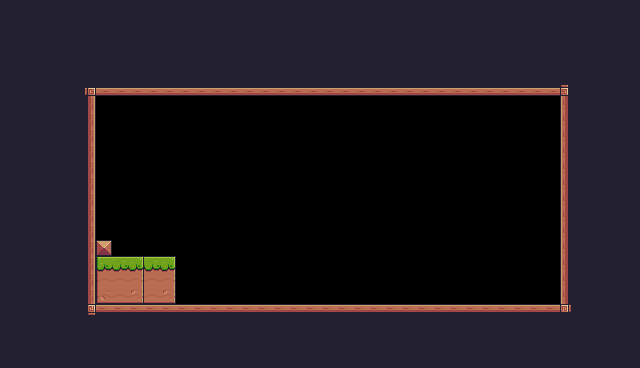

The image is a tile-based game level rendered from a .tmx file. Its description and complete source (layers, tilesets, objects, tile grids) follow:
An orthogonal 40x23 tile map with 16x16 px tiles, 1 tile layer (background).

<map version="1.10" tiledversion="1.11.0" orientation="orthogonal" renderorder="right-down" width="40" height="23" tilewidth="16" tileheight="16" infinite="0" nextlayerid="2" nextobjectid="1">
 <tileset firstgid="1" source="Pixel Adventure.tsx" />
 <layer id="1" name="background" width="40" height="23">
  <data encoding="csv">
24,24,24,24,24,24,24,24,24,24,24,24,24,24,24,24,24,24,24,24,24,24,24,24,24,24,24,24,24,24,24,24,24,24,24,24,24,24,24,24,
24,24,24,24,24,24,24,24,24,24,24,24,24,24,24,24,24,24,24,24,24,24,24,24,24,24,24,24,24,24,24,24,24,24,24,24,24,24,24,24,
24,24,24,24,24,24,24,24,24,24,24,24,24,24,24,24,24,24,24,24,24,24,24,24,24,24,24,24,24,24,24,24,24,24,24,24,24,24,24,24,
24,24,24,24,24,24,24,24,24,24,24,24,112,112,112,24,24,24,24,24,24,24,24,24,24,24,24,24,24,24,24,24,24,24,24,24,24,24,24,24,
24,24,24,24,24,24,24,24,24,24,24,24,24,112,112,112,112,112,112,24,24,24,24,24,24,24,24,24,24,24,24,24,24,24,24,24,24,24,24,24,
24,24,24,24,24,92,134,134,134,134,134,134,134,134,134,134,134,134,134,134,134,134,134,134,134,134,134,134,134,134,134,134,134,134,134,93,112,24,24,24,
24,24,24,24,24,113,0,0,0,0,0,0,0,0,0,0,0,0,0,0,0,0,0,0,0,0,0,0,0,0,0,0,0,0,0,111,112,24,24,24,
24,24,24,24,24,113,0,0,0,0,0,0,0,0,0,0,0,0,0,0,0,0,0,0,0,0,0,0,0,0,0,0,0,0,0,111,112,24,24,24,
24,24,24,24,24,113,0,0,0,0,0,0,0,0,0,0,0,0,0,0,0,0,0,0,0,0,0,0,0,0,0,0,0,0,0,111,112,24,24,24,
24,24,24,24,24,113,0,0,0,0,0,0,0,0,0,0,0,0,0,0,0,0,0,0,0,0,0,0,0,0,0,0,0,0,0,111,112,24,24,24,
24,24,24,24,24,113,0,0,0,0,0,0,0,0,0,0,0,0,0,0,0,0,0,0,0,0,0,0,0,0,0,0,0,0,0,111,112,24,24,24,
24,24,24,24,112,113,0,0,0,0,0,0,0,0,0,0,0,0,0,0,0,0,0,0,0,0,0,0,0,0,0,0,0,0,0,111,112,24,24,24,
24,24,24,24,112,113,0,0,0,0,0,0,0,0,0,0,0,0,0,0,0,0,0,0,0,0,0,0,0,0,0,0,0,0,0,111,112,24,24,24,
24,24,24,24,112,113,0,0,0,0,0,0,0,0,0,0,0,0,0,0,0,0,0,0,0,0,0,0,0,0,0,0,0,0,0,111,112,24,24,24,
24,24,24,24,24,113,0,0,0,0,0,0,0,0,0,0,0,0,0,0,0,0,0,0,0,0,0,0,0,0,0,0,0,0,0,111,112,24,24,24,
24,24,24,24,24,113,35,0,0,0,0,0,0,0,0,0,0,0,0,0,0,0,0,0,0,0,0,0,0,0,0,0,0,0,0,111,112,112,24,24,
24,24,24,24,24,113,7,8,9,8,9,0,0,0,0,0,0,0,0,0,0,0,0,0,0,0,0,0,0,0,0,0,0,0,0,111,112,112,24,24,
24,24,24,24,24,113,29,30,31,30,31,0,0,0,0,0,0,0,0,0,0,0,0,0,0,0,0,0,0,0,0,0,0,0,0,111,112,112,24,24,
24,24,24,24,24,113,51,52,53,52,53,0,0,0,0,0,0,0,0,0,0,0,0,0,0,0,0,0,0,0,0,0,0,0,0,111,112,112,24,24,
24,24,24,24,24,114,90,90,90,90,90,90,90,90,90,90,90,90,90,90,90,90,90,90,90,90,90,90,90,90,90,90,90,90,90,115,112,112,24,24,
24,24,24,24,24,24,24,24,24,24,24,24,24,24,24,24,24,24,24,24,24,24,24,24,24,24,24,24,24,24,24,24,24,24,24,24,24,24,24,24,
24,24,24,24,24,24,24,24,24,24,24,24,24,24,24,24,24,24,24,24,24,24,24,24,24,24,24,24,24,24,24,24,24,24,24,24,24,24,24,24,
24,24,24,24,24,24,24,24,24,24,24,24,24,24,24,24,24,24,24,24,24,24,24,24,24,24,24,24,24,24,24,24,24,24,24,24,24,24,24,24
</data>
 </layer>
</map>
